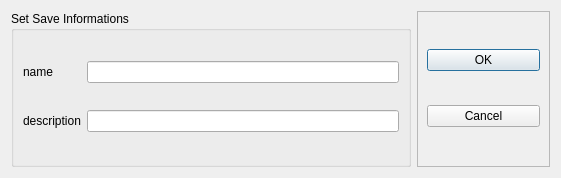
<?xml version="1.0" encoding="UTF-8"?>
<ui version="4.0">
 <class>Dialog</class>
 <widget class="QDialog" name="Dialog">
  <property name="geometry">
   <rect>
    <x>0</x>
    <y>0</y>
    <width>561</width>
    <height>178</height>
   </rect>
  </property>
  <property name="windowTitle">
   <string>Create Group</string>
  </property>
  <layout class="QHBoxLayout" name="horizontalLayout" stretch="3,1">
   <item>
    <widget class="QGroupBox" name="groupBox">
     <property name="title">
      <string>Set Save Informations</string>
     </property>
     <layout class="QGridLayout" name="gridLayout">
      <item row="1" column="1">
       <widget class="QLineEdit" name="name_edit"/>
      </item>
      <item row="2" column="1">
       <widget class="QLineEdit" name="des_edit"/>
      </item>
      <item row="2" column="0">
       <widget class="QLabel" name="label_3">
        <property name="text">
         <string>description</string>
        </property>
       </widget>
      </item>
      <item row="1" column="0">
       <widget class="QLabel" name="label_2">
        <property name="text">
         <string>name</string>
        </property>
       </widget>
      </item>
     </layout>
    </widget>
   </item>
   <item>
    <widget class="QFrame" name="frame">
     <property name="frameShape">
      <enum>QFrame::StyledPanel</enum>
     </property>
     <property name="frameShadow">
      <enum>QFrame::Raised</enum>
     </property>
     <layout class="QGridLayout" name="gridLayout_2">
      <item row="0" column="0">
       <widget class="QPushButton" name="pushButton">
        <property name="text">
         <string>OK</string>
        </property>
        <property name="icon">
         <iconset>
          <normaloff>../../_imgs/ok.png</normaloff>../../_imgs/ok.png</iconset>
        </property>
       </widget>
      </item>
      <item row="1" column="0">
       <widget class="QPushButton" name="pushButton_2">
        <property name="text">
         <string>Cancel</string>
        </property>
        <property name="icon">
         <iconset>
          <normaloff>../../_imgs/cancel.png</normaloff>../../_imgs/cancel.png</iconset>
        </property>
       </widget>
      </item>
     </layout>
    </widget>
   </item>
  </layout>
 </widget>
 <resources/>
 <connections>
  <connection>
   <sender>pushButton</sender>
   <signal>clicked()</signal>
   <receiver>Dialog</receiver>
   <slot>accept()</slot>
   <hints>
    <hint type="sourcelabel">
     <x>353</x>
     <y>54</y>
    </hint>
    <hint type="destinationlabel">
     <x>305</x>
     <y>-11</y>
    </hint>
   </hints>
  </connection>
  <connection>
   <sender>pushButton_2</sender>
   <signal>clicked()</signal>
   <receiver>Dialog</receiver>
   <slot>reject()</slot>
   <hints>
    <hint type="sourcelabel">
     <x>351</x>
     <y>119</y>
    </hint>
    <hint type="destinationlabel">
     <x>222</x>
     <y>-9</y>
    </hint>
   </hints>
  </connection>
 </connections>
</ui>
